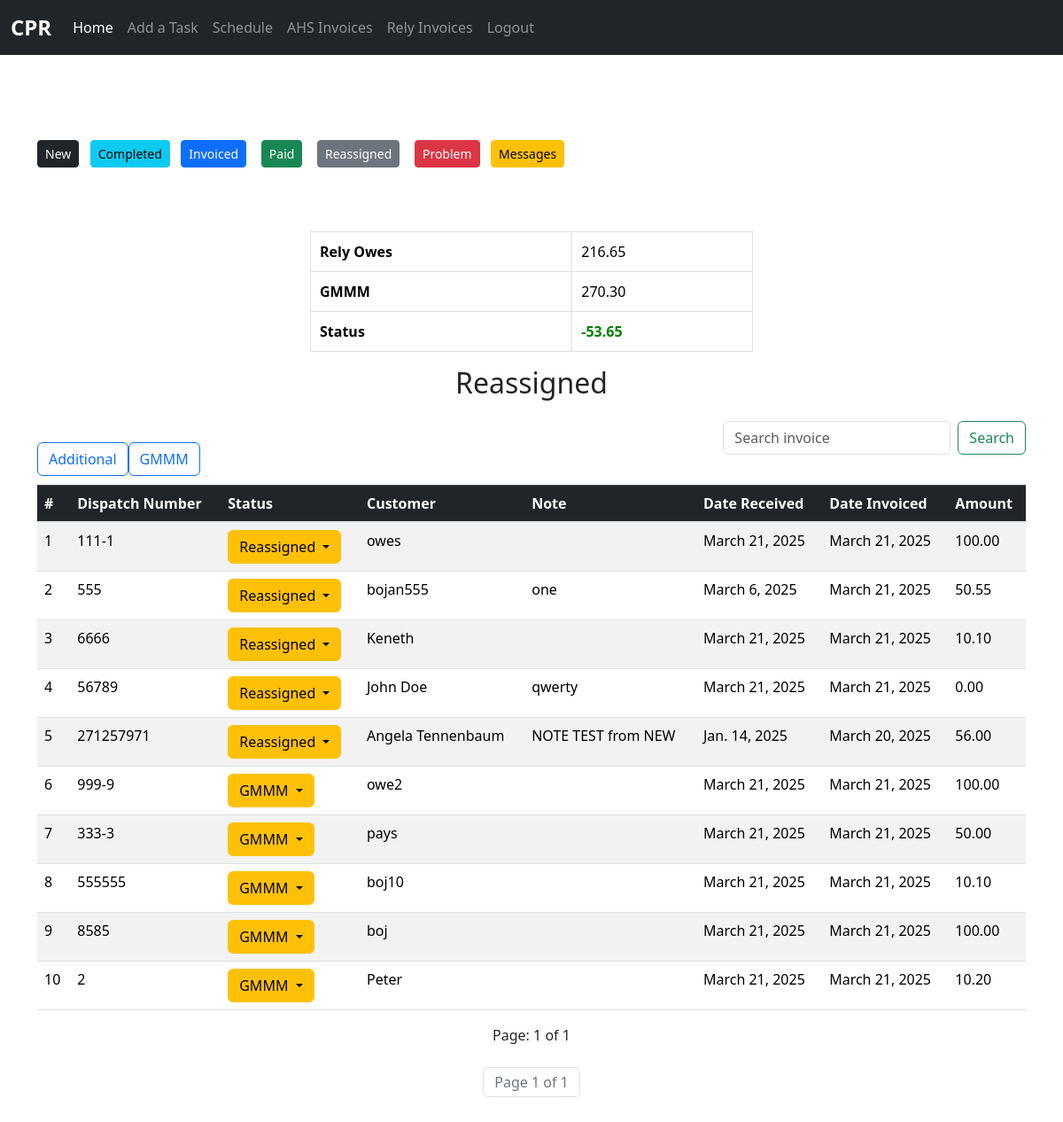
The app's page /rely/rely_invoice_reassign (signed in), older data.
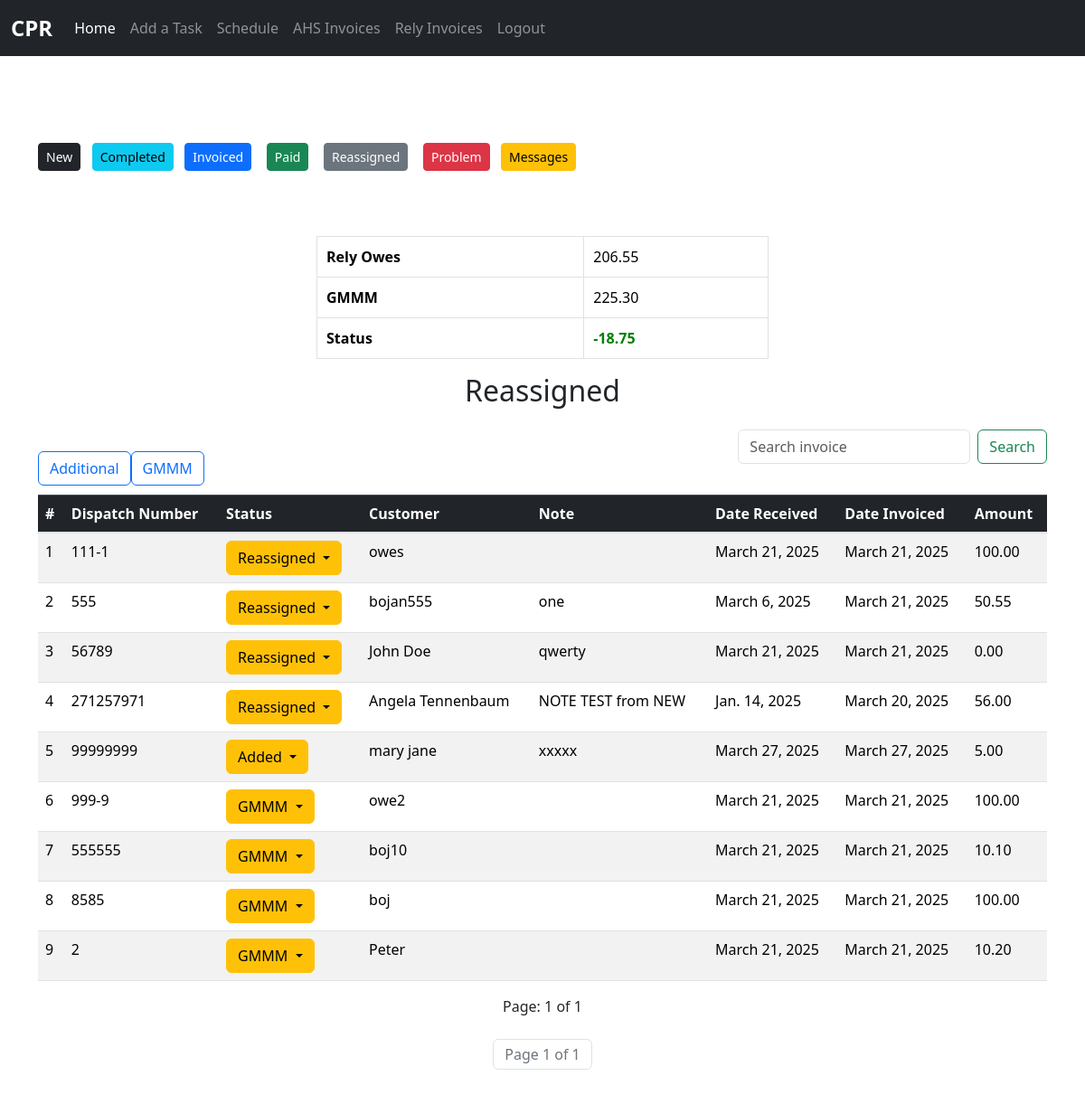
The same page, newer data.
### rely_invoice/models.py (models this page shows, shortened)
class RelyReassigned(models.Model):
    dispatch_number = models.CharField(max_length=50, blank=True, null=True)
    status = models.ForeignKey(Status, null=True, blank=True, on_delete=models.SET_NULL)
    customer = models.CharField(max_length=50, blank=True, null=True)
    date_received = models.DateField(default=timezone.now)  # Date the invoice was received
    date_invoiced = models.DateField(default=timezone.now)  # Date the invoice was invoiced
    note = models.TextField(blank=False, null=False)
    amount = models.DecimalField(max_digits=20, decimal_places=2, blank=True, null=True)
    date_paid = models.DateField(default=timezone.now)
    class Meta:
        verbose_name_plural = "Rely Reassigned"
    @classmethod
    def get_total_amount(cls):
        total = cls.objects.aggregate(total_amount=Sum('amount'))['total_amount']
        return total if total is not None else 0

class Status(models.Model):
	name = models.CharField(max_length=50, blank=True, null=False)

class RelyGMMM(models.Model):
    dispatch_number = models.CharField(max_length=50, blank=True, null=True)
    status = models.ForeignKey(Status, null=True, blank=True, on_delete=models.SET_NULL)
    customer = models.CharField(max_length=50, blank=True, null=True)
    date_received = models.DateField(default=timezone.now)  # Date the invoice was received
    date_invoiced = models.DateField(default=timezone.now)  # Date the invoice was invoiced
    note = models.TextField(blank=False, null=False)
    amount = models.DecimalField(max_digits=20, decimal_places=2, blank=True, null=True)
    date_paid = models.DateField(default=timezone.now)
    class Meta:
        verbose_name_plural = "Rely GMMM"
    @classmethod
    def get_total_amount(cls):
        total = cls.objects.aggregate(total_amount=Sum('amount'))['total_amount']
        return total if total is not None else 0

### rely_invoice/views.py (the view, shortened to what this page needs)
# urls.py: path('rely_invoice_reassign', views.rely_invoice_reassign, name="rely_invoice_reassign"),
@login_required(login_url='login')
def rely_invoice_reassign(request):
    all_invoice = RelyReassigned.objects.all().order_by('-id')
    all_gmmm_invoice = RelyGMMM.objects.all().order_by('-id')
    total = list(all_invoice) + list(all_gmmm_invoice)
    all_statuses = Status.objects.all()
    total_amount = RelyReassigned.get_total_amount()
    total_gmmm_amount = RelyGMMM.get_total_amount()
    diff = total_amount - total_gmmm_amount
    check_str = str(diff)
    negative = "-" in check_str
    search_results = None
    paginate = Paginator(total, 20)
    page = request.GET.get('page')
    invoices = paginate.get_page(page)
    context = {
        "all_invoice": all_invoice,
        "total": total,
        "all_statuses": all_statuses,
        'search_results': search_results,
        "total_amount": total_amount,
        "total_gmmm_amount": total_gmmm_amount,
        "diff": diff,
        "negative": negative,
        "invoices":invoices
    }
    return render(request, 'rely_reassign.html', context)

### rely_invoice/templates/rely_reassign.html (shortened to what the changed rows need)
{% extends 'base.html' %}
{% block content %}
	<div class="container mt-5">
		{% include 'rely_nav.html' %}</br></br>
        <div class="container mt-4">
            <center>
                <table class="table table-bordered" style="width: 500px;">
                    <tbody>
                        <tr>
                            <td style="padding: 10px;"><strong>Rely Owes</strong></td>
                            <td style="padding: 10px;">{{ total_amount | floatformat:2 }}</td>
                        </tr>
                        <tr>
                            <td style="padding: 10px;"><strong>GMMM</strong></td>
                            <td style="padding: 10px;">{{ total_gmmm_amount | floatformat:2 }}</td>
                        </tr>
                        <tr>
                            {% if negative %}
                            <td style="padding: 10px;"><b style="color: green;">{{ diff | floatformat:2 }}</b></td>
                            {% else %}
                            <td style="padding: 10px;"><b style="color: red;">{{ diff | floatformat:2 }}</b></td>
                            {% endif %}
                        </tr>
                    </tbody>
                </table>
            </center>
        </div>
		<h2 style="text-align: center;" class="mb-4">Reassigned</h2>
	    	<div class="table-responsive">
				<br>
                <br><br>
                <table class="table table-striped">
                    <thead class="table-dark">
                        <tr>
                            <th>#</th>
                            <th>Dispatch Number</th>
                            <th>Status</th>
                            <th>Customer</th>
                            <th>Note</th>
                            <th>Date Received</th>
                            <th>Date Invoiced</th>
                            <th>Amount</th>
                        </tr>
                    </thead>
                    <tbody>
                        {% if search_results is None %}
                            {% for invoice in invoices %}
                            <tr>
                                <td>{{ forloop.counter }}</td>
                                <td>{{ invoice.dispatch_number }}</td>
                                <td>
                				    <div class="dropdown">
                				        <button class="btn btn-warning dropdown-toggle" data-bs-toggle="dropdown">
                				            {{ invoice.status.name }}
                				        </button>
                				    </div>
                				</td>
                                <td>{{ invoice.customer }}</td>
                                <td>{{ invoice.note }}</td>
                                <td>{{ invoice.date_received }}</td>
                                <td>{{ invoice.date_invoiced }}</td>
                                <td>{{ invoice.amount }}</td>
                            </tr>
                            {% empty %}
                            <tr>
                                <td colspan="6" class="text-center">No invoices available.</td>
                            </tr>
                            {% endfor %}
                        {% endif %}
                    </tbody>
                </table>
	    	</div>
	</div>
{% endblock %}

Row changes from the older to the newer data that the page shows:
removed RelyReassigned: dispatch_number "6666", status.name "Reassigned", customer "Keneth", date_received "March 21, 2025", date_invoiced "March 21, 2025", amount "10.10"
removed RelyGMMM: dispatch_number "333-3", status.name "GMMM", customer "pays", date_received "March 21, 2025", date_invoiced "March 21, 2025", amount "50.00"
added RelyGMMM: dispatch_number "99999999", status.name "Added", customer "mary jane", note "xxxxx", date_received "March 27, 2025", date_invoiced "March 27, 2025", amount "5.00"
Text that changed along with them:
{{ total_amount | floatformat:2 }}: "216.65" → "206.55"
{{ total_gmmm_amount | floatformat:2 }}: "270.30" → "225.30"
{{ diff | floatformat:2 }}: "-53.65" → "-18.75"
